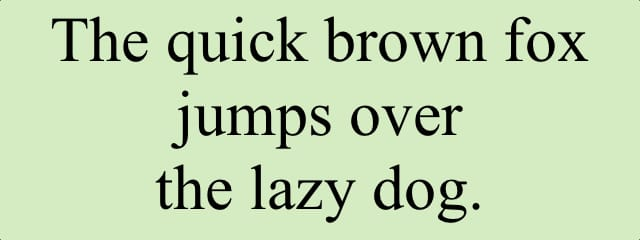
#> input picture OCR/data/reference.jpeg, 640 x 240 px
$ jupyter execute Boxbounding.ipynb
#> lines starting #> are read from the running program, lines starting #| are printed output that depends on the picture; after the words box and inside, x2 and y2 are one past the last pixel; in counts of white or black regions, pixels touching at a corner belong together
[cell 1]
import pytesseract
import cv2

[cell 2]
image = cv2.imread("data/reference.jpeg")
#> image is the input picture: shape (240, 640, 3); mean B, G, R 179.3, 217.6, 196.6

[cell 3]
gray = cv2.cvtColor(image, cv2.COLOR_BGR2GRAY)
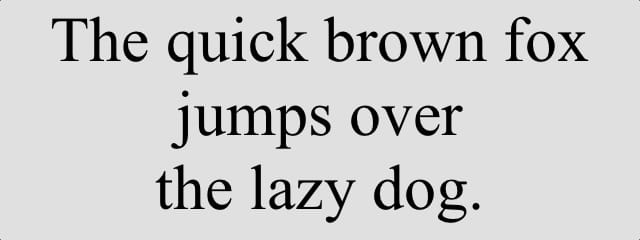
#> gray: shape (240, 640); min 0, max 252, mean 206.8

[cell 4]
cv2.imwrite("temp/reference.jpeg", gray)
#> Out = True

[cell 5]
blur = cv2.GaussianBlur(gray, (7,7), 0)
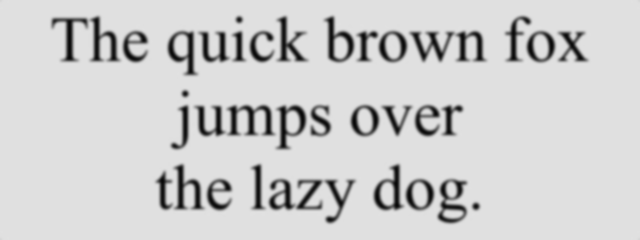
#> blur: shape (240, 640); min 5, max 225, mean 206.8

[cell 6]
cv2.imwrite("temp/reference.jpeg", blur)
#> Out = True

[cell 7]
thresh = cv2.threshold(blur, 0, 255, cv2.THRESH_BINARY_INV + cv2.THRESH_OTSU)[1]
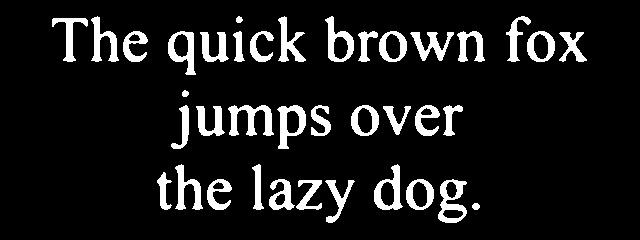
#> thresh: shape (240, 640); 9.8% white; 38 white regions, largest, box (x1, y1, x2, y2) and area: (228, 105, 274, 136) 708, (438, 179, 467, 223) 627, (277, 105, 306, 149) 597

[cell 8]
cv2.imwrite("temp/reference.jpeg", thresh)
#> Out = True

[cell 9]
kernal = cv2.getStructuringElement(cv2.MORPH_RECT, (3, 13))

[cell 10]
cv2.imwrite("temp/reference_kernel.jpeg", kernal)

[cell 11]
dilate = cv2.dilate(thresh, kernal, iterations=1)
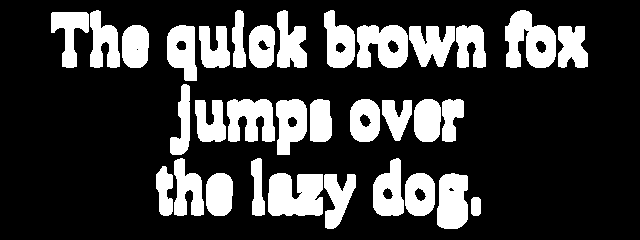
#> dilate: shape (240, 640); 23.3% white; 33 white regions

[cell 12]
cv2.imwrite("temp/reference_dilate.jpeg", dilate)
#> Out = True

[cell 13]
cnts = cv2.findContours(dilate, cv2.RETR_EXTERNAL, cv2.CHAIN_APPROX_SIMPLE)
#> cnts = 33 contours; largest, box (x1, y1, x2, y2) and area: (268, 173, 323, 216) 1954, (505, 10, 556, 68) 1952, (357, 25, 408, 68) 1689, (227, 99, 275, 142) 1466, (437, 173, 468, 229) 1442

[cell 14]
cnts = cnts[0] if len(cnts) == 2 else cents[1]

[cell 15]
cnts = sorted(cnts, key=lambda x: cv2.boundingRect(x)[0])

[cell 16]
results  = []
for c in cnts:
    x, y, w, h = cv2.boundingRect(c)
    if h > 200 and w > 20:
        roi = image[y:y+h, x:x+h]
        cv2.rectangle(image, (x, y), (x+w, y+h), (36, 255, 12), 2)
        ocr_result = pytesseract.image_to_string(roi)
        ocr_result = ocr_result.split("\n")
        for item in ocr_result:
            results.append(item)
#> this loop made 33 passes
#> (x, y, w, h) on passes 1 to 12: (51, 12, 38, 56), (90, 10, 30, 58), (122, 25, 27, 43), (156, 166, 17, 50), (167, 25, 30, 56), (170, 84, 20, 71), (174, 158, 30, 58), (195, 100, 31, 42), (199, 26, 31, 42), (206, 173, 27, 43), (227, 99, 48, 43), (232, 10, 14, 58)
#> after the loop, results = []
cv2.imwrite("temp/reference_bbox_new.png", image)
#> Out = True

[cell 17]
print (results)
